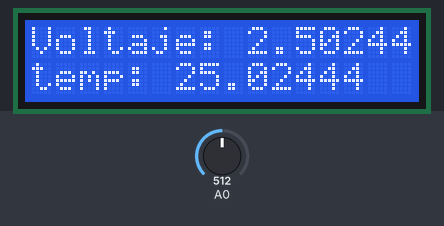
Recording of a sketch running on a simulated Arduino Uno, built with avr-gcc and run on an emulated ATmega328P. Shown: 16×2 character LCD. The test bench sets the inputs (shaded band); at power-on: A0 = 512. What the sketch prints to the serial monitor is not drawn.

Above: at 1.2 s.
1.3 s: A0 set to 716
At 2.8 s:
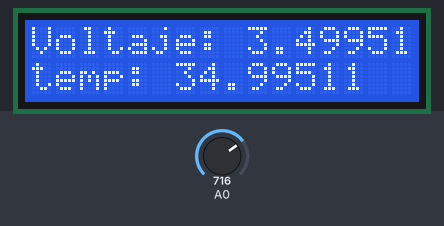
5.4 s: A0 set to 900
At 6.9 s:
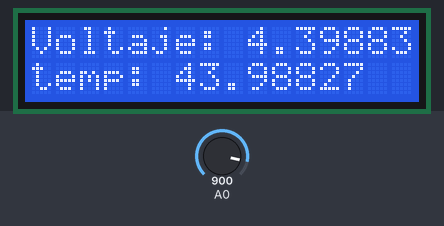
8.6 s: A0 set to 1023
At 9.5 s:
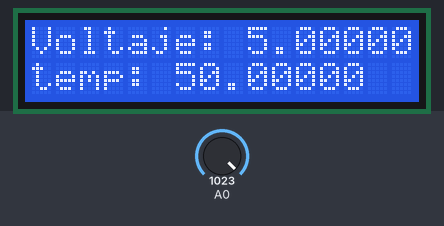
Timing chart, 0 to 11.6 s (numbered marks = the images above; inputs shaded):
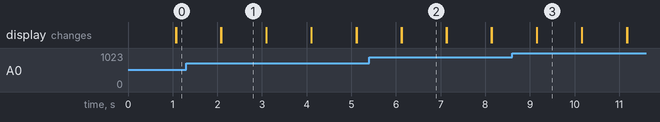

The sketch:

P3_temp.ino
```cpp
#include <LiquidCrystal.h>

double mymap(double val, double a, double b, double c, double d){
  return c + (val - a)/(b-a)*(d-c);
}

double temp, v, a0;
LiquidCrystal lcd(12, 11, 5, 4, 3, 2);
void setup() {
  lcd.begin(16, 2); // set up the LCD's number of columns and rows:
  Serial.begin(9600);

}


void loop() {
  a0 = analogRead(A0);
  v = mymap(a0, 0, 1023, 0, 5);
  //antes de amplificar
  //temp = v*1000/10;

  //despues de amplificar
  temp  = v*1000/100;
  Serial.print("mapeo: ");
  Serial.print(a0, 5);
  Serial.print(" voltaje :");
  Serial.print(v, 5);
  Serial.print("V temperatura: ");
  Serial.print(temp, 5);
  Serial.println("ºC");

  lcd.setCursor(0, 0);
  lcd.print(String("Voltaje: "+String(v,5)));
  lcd.setCursor(0, 1);
  lcd.print(String("temp: "+String(temp, 5)));
  delay(1000);

  lcd.clear();


}
```

Measured:
- after the input at 1.3 s, the display: first differs from a run without the input after 0.79 s (image 1)
- after the input at 5.4 s, the display: first differs from a run without the input after 0.73 s (image 2)
- after the input at 8.6 s, the display: first differs from a run without the input after 0.56 s (image 3)
- what the display in image 1 shows lasts 1.0 s, from 2.1 s to 3.1 s
